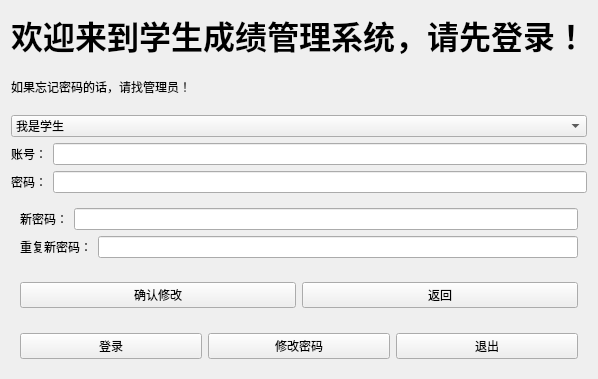
<?xml version="1.0" encoding="UTF-8"?>
<ui version="4.0">
 <class>LoginWidget</class>
 <widget class="QWidget" name="LoginWidget">
  <property name="geometry">
   <rect>
    <x>0</x>
    <y>0</y>
    <width>456</width>
    <height>379</height>
   </rect>
  </property>
  <property name="windowTitle">
   <string>Form</string>
  </property>
  <layout class="QVBoxLayout" name="verticalLayout_5">
   <item>
    <widget class="QLabel" name="labelWelcome">
     <property name="font">
      <font>
       <pointsize>24</pointsize>
       <weight>75</weight>
       <bold>true</bold>
      </font>
     </property>
     <property name="text">
      <string>欢迎来到学生成绩管理系统，请先登录！</string>
     </property>
     <property name="alignment">
      <set>Qt::AlignCenter</set>
     </property>
    </widget>
   </item>
   <item>
    <widget class="QLabel" name="labelStatus">
     <property name="text">
      <string>如果忘记密码的话，请找管理员！</string>
     </property>
    </widget>
   </item>
   <item>
    <widget class="QComboBox" name="comboBox">
     <item>
      <property name="text">
       <string>我是学生</string>
      </property>
     </item>
     <item>
      <property name="text">
       <string>我是老师</string>
      </property>
     </item>
     <item>
      <property name="text">
       <string>我是管理员</string>
      </property>
     </item>
    </widget>
   </item>
   <item>
    <layout class="QVBoxLayout" name="verticalLayout">
     <item>
      <layout class="QHBoxLayout" name="horizontalLayout">
       <item>
        <widget class="QLabel" name="label_2">
         <property name="text">
          <string>账号：</string>
         </property>
        </widget>
       </item>
       <item>
        <widget class="QLineEdit" name="lineEditId"/>
       </item>
      </layout>
     </item>
     <item>
      <layout class="QHBoxLayout" name="horizontalLayout_7">
       <item>
        <widget class="QLabel" name="label_8">
         <property name="text">
          <string>密码：</string>
         </property>
        </widget>
       </item>
       <item>
        <widget class="QLineEdit" name="lineEditPassword">
         <property name="echoMode">
          <enum>QLineEdit::Password</enum>
         </property>
        </widget>
       </item>
      </layout>
     </item>
    </layout>
   </item>
   <item>
    <widget class="QWidget" name="ChangePasswordModeEdit" native="true">
     <layout class="QVBoxLayout" name="verticalLayout_4">
      <item>
       <layout class="QHBoxLayout" name="horizontalLayout_10">
        <item>
         <widget class="QLabel" name="labelNewPassword">
          <property name="text">
           <string>新密码：</string>
          </property>
         </widget>
        </item>
        <item>
         <widget class="QLineEdit" name="lineEditNewPassword">
          <property name="echoMode">
           <enum>QLineEdit::Password</enum>
          </property>
         </widget>
        </item>
       </layout>
      </item>
      <item>
       <layout class="QHBoxLayout" name="horizontalLayout_14">
        <item>
         <widget class="QLabel" name="labelRepeatNewPassword">
          <property name="text">
           <string>重复新密码：</string>
          </property>
         </widget>
        </item>
        <item>
         <widget class="QLineEdit" name="lineEditRepeatNewPassword">
          <property name="echoMode">
           <enum>QLineEdit::Password</enum>
          </property>
         </widget>
        </item>
       </layout>
      </item>
     </layout>
    </widget>
   </item>
   <item>
    <widget class="QWidget" name="ChangePasswordModeButton" native="true">
     <layout class="QHBoxLayout" name="horizontalLayout_15">
      <item>
       <widget class="QPushButton" name="pushButtonConfirm">
        <property name="text">
         <string>确认修改</string>
        </property>
       </widget>
      </item>
      <item>
       <widget class="QPushButton" name="pushButtonBack">
        <property name="text">
         <string>返回</string>
        </property>
       </widget>
      </item>
     </layout>
    </widget>
   </item>
   <item>
    <widget class="QWidget" name="LoginModeButton" native="true">
     <layout class="QHBoxLayout" name="horizontalLayout_16">
      <item>
       <widget class="QPushButton" name="pushButtonLogin">
        <property name="text">
         <string>登录</string>
        </property>
       </widget>
      </item>
      <item>
       <widget class="QPushButton" name="pushButtonChangePassword">
        <property name="text">
         <string>修改密码</string>
        </property>
       </widget>
      </item>
      <item>
       <widget class="QPushButton" name="pushButtonExit">
        <property name="text">
         <string>退出</string>
        </property>
       </widget>
      </item>
     </layout>
    </widget>
   </item>
  </layout>
 </widget>
 <resources/>
 <connections/>
</ui>
